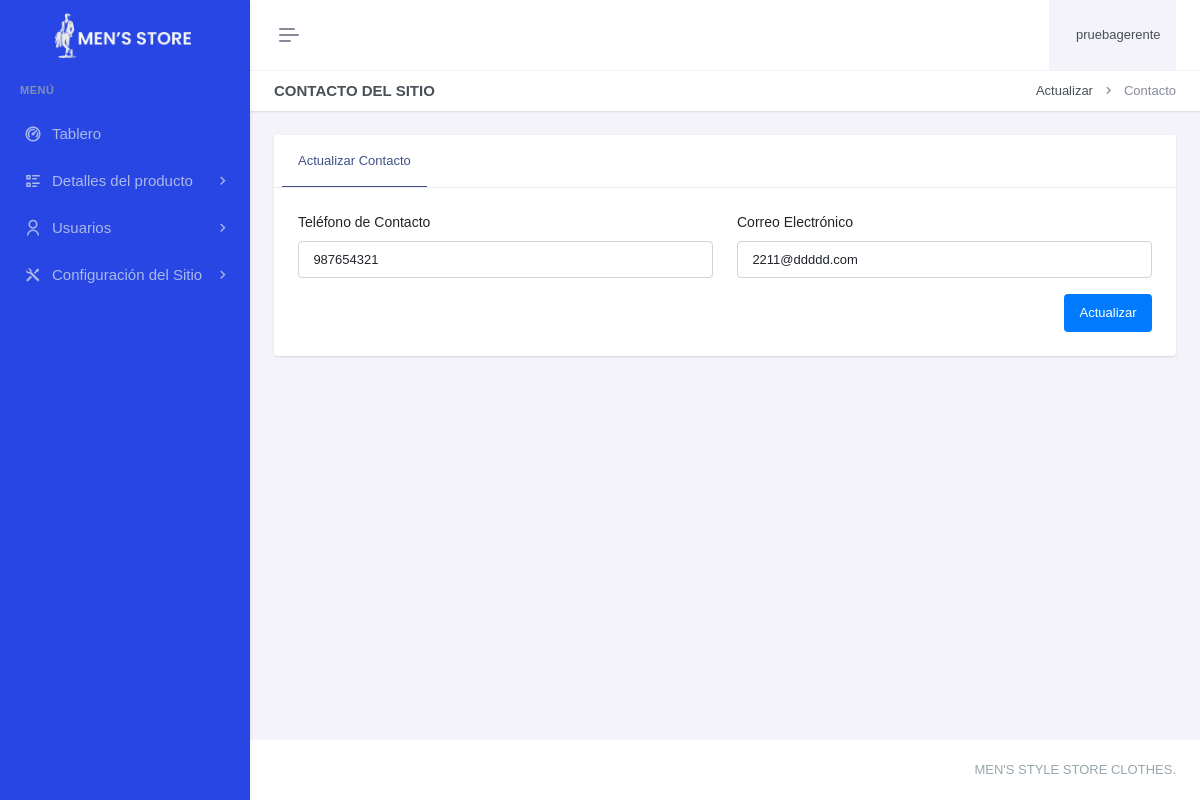
Before: /paneladministrador/configuracionsitio/contacto.php (signed in) with the older database file.
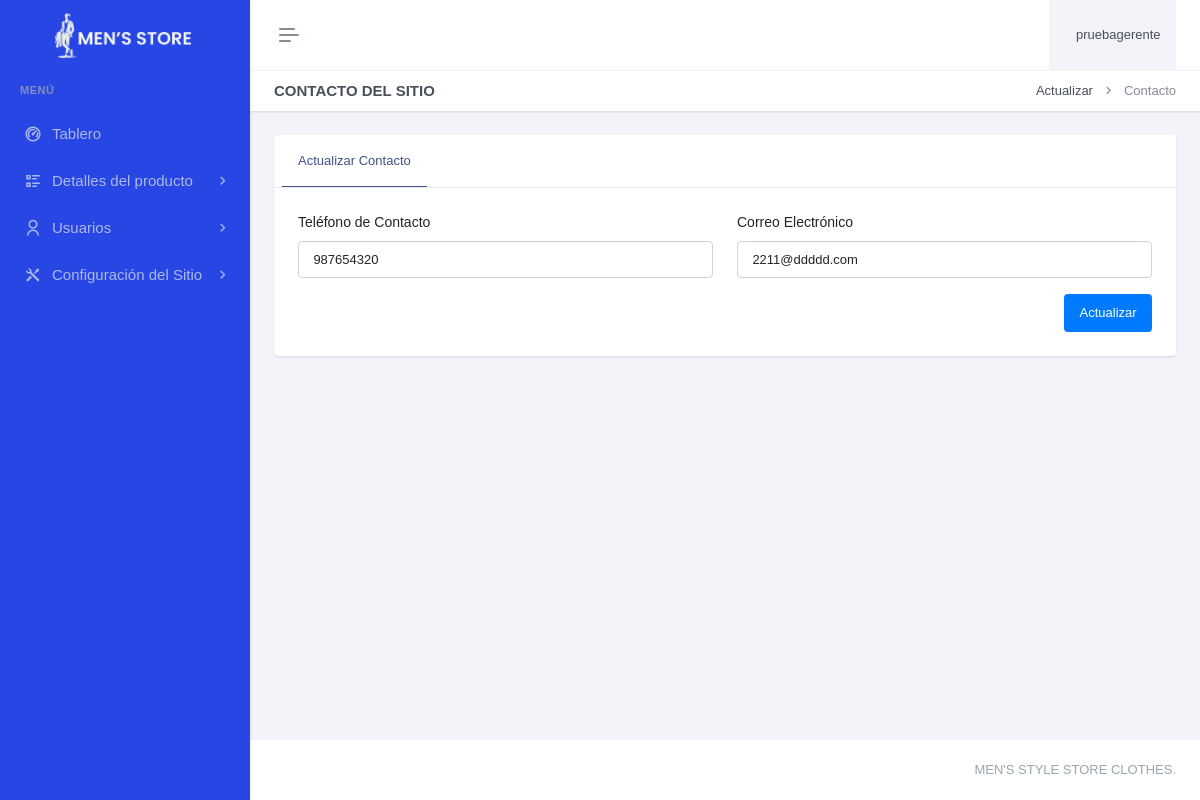
After: the same page with the newer database file.
### tables this page shows
CREATE TABLE `contacto` (
  `conId` int(11) NOT NULL,
  `conTelefono` char(9) DEFAULT NULL,
  `conEmail` varchar(100) DEFAULT NULL,
  `conFechaRegis` datetime DEFAULT current_timestamp() ON UPDATE current_timestamp()
);

### paneladministrador/configuracionsitio/contacto.php (the view, shortened to what this page needs)
<?php
include "../header.php";
include "../sidebar.php";
if ($_SERVER['REQUEST_METHOD'] == 'POST') {
    $contact_phone = trim($_POST['contact_phone']);
    $contact_email = trim($_POST['contact_email']);
    if (empty($contact_phone) || empty($contact_email)) {
        $error = 'Todos los campos son obligatorios.';
    } elseif (!preg_match('/^9\d{8}$/', $contact_phone)) {
        $error = 'El número de teléfono debe tener exactamente 9 dígitos.';
    } elseif (!filter_var($contact_email, FILTER_VALIDATE_EMAIL)) {
        $error = 'El correo electrónico no es válido.';
    } else {
        $query = "UPDATE contacto SET conTelefono = ?, conEmail = ? WHERE conId = 1";
        $stmt = $con->prepare($query);
        $stmt->bind_param('ss', $contact_phone, $contact_email);
        if ($stmt->execute()) {
            $success = 'Datos de contacto actualizados correctamente.';
        } else {
            $error = 'Error al actualizar los datos de contacto.';
        }
        $stmt->close();
    }
} else {
    $query = "SELECT conTelefono, conEmail FROM contacto WHERE conId = 1";
    $result = $con->query($query);
    $contact = $result->fetch_assoc();
    $contact_phone = $contact['conTelefono'];
    $contact_email = $contact['conEmail'];
}
?>
<div class="main-content">
    <div class="page-content">
        <div class="container-fluid">
            <div class="row">
                <div class="col-12">
                    <div class="page-title-box d-sm-flex align-items-center justify-content-between">
                        <h4 class="mb-sm-0">Contacto del Sitio</h4>
                        <div class="page-title-right">
                            <ol class="breadcrumb m-0">
                                <li class="breadcrumb-item"><a href="javascript: void(0);">Actualizar</a></li>
                                <li class="breadcrumb-item active">Contacto</li>
                            </ol>
                        </div>
                    </div>
                </div>
            </div>
            <div class="row">
                <div class="col-xxl-9">
                    <div class="card mt-xxl-n5">
                        <div class="card-header">
                            <ul class="nav nav-tabs-custom rounded card-header-tabs border-bottom-0" role="tablist">
                                <li class="nav-item">
                                    <a class="nav-link active" data-bs-toggle="tab" href="#contactDetails" role="tab" aria-selected="false">
                                        <i class="fas fa-home"></i> Actualizar Contacto
                                    </a>
                                </li>
                            </ul>
                        </div>
                        <div class="card-body p-4">
                            <div class="tab-content">
                                <div class="tab-pane active" id="contactDetails" role="tabpanel">
                                    <form method="POST" action="">
                                        <div class="row">
                                            <div class="col-lg-6">
                                                <div class="mb-3">
                                                    <label for="contact_phone" class="form-label">Teléfono de Contacto</label>
                                                    <input type="number" class="form-control" id="contact_phone" name="contact_phone" value="<?php echo htmlspecialchars($contact_phone); ?>" required>
                                                </div>
                                            </div>
                                            <div class="col-lg-6">
                                                <div class="mb-3">
                                                    <label for="contact_email" class="form-label">Correo Electrónico</label>
                                                    <input type="email" class="form-control" id="contact_email" name="contact_email" value="<?php echo htmlspecialchars($contact_email); ?>" required>
                                                </div>
                                            </div>
                                            <div class="col-lg-12">
                                                <div class="hstack gap-2 justify-content-end">
                                                    <button type="submit" class="btn btn-primary">Actualizar</button>
                                                </div>
                                            </div>
                                        </div>
                                    </form>
                                </div>
                            </div>
                        </div>
                    </div>
                </div>
            </div>
        </div>
    </div>
</div>
<?php include "../footer.php"; ?>

### paneladministrador/header.php (shortened to what this page needs)
<?php
if (!isset($_SESSION['admin_id'])) {
    header("Location: login.php");
} else {
    $username = $_SESSION['admin_username'];
}
?>
<!DOCTYPE html>
<html lang="es" data-layout="vertical" data-topbar="light" data-sidebar="dark" data-sidebar-size="lg" data-sidebar-image="none">
<head>
    <link href="/paneladministrador/recursos/css/bootstrap.min.css" rel="stylesheet" type="text/css" />
    <link href="/paneladministrador/recursos/css/icons.min.css" rel="stylesheet" type="text/css" />
    <link href="/paneladministrador/recursos/css/app.min.css" rel="stylesheet" type="text/css" />
</head>
<body>
    <div id="layout-wrapper">
        <header id="page-topbar">
            <div class="layout-width">
                <div class="navbar-header">
                    <div class="d-flex">
                        <button type="button" class="btn btn-sm px-3 fs-16 header-item vertical-menu-btn topnav-hamburger" id="topnav-hamburger-icon">
                            <span class="hamburger-icon">
                                <span></span>
                                <span></span>
                                <span></span>
                            </span>
                        </button>
                    </div>
                    <div class="d-flex align-items-center">
                        <div class="dropdown ms-sm-3 header-item topbar-user">
                            <button type="button" class="btn" id="page-header-user-dropdown" data-bs-toggle="dropdown" aria-haspopup="true" aria-expanded="false">
                                <span class="d-flex align-items-center">
                                    <span class="text-start ms-xl-2">
                                        <span class="d-xl-inline-block ms-1 fw-medium user-name-text"><?php print $username;?></span>
                                    </span>
                                </span>
                            </button>
                        </div>
                    </div>
                </div>
            </div>
        </header>

### paneladministrador/sidebar.php (shortened to what this page needs)
<div class="app-menu navbar-menu">
  <div class="navbar-brand-box">
    <a href="/paneladministrador/index.php" class="logo logo-light">
      <span class="logo-lg">
        <img src="/paneladministrador/recursos/images/mens-store.png" alt="logo" height="45">
      </span>
    </a>
  </div>
<div id="scrollbar">
    <div class="container-fluid">
      <ul class="navbar-nav" id="navbar-nav">
        <li class="menu-title"><span data-key="t-menu">Menú</span></li>
        <li class="nav-item">
                <a href="/paneladministrador/index.php" class="nav-link" data-key="t-analytics">  <i class="ri-dashboard-2-line"></i> <span data-key="t-dashboards"> Tablero </span></a>
              </li>
                      <li class="nav-item">
                            <a class="nav-link menu-link" href="#sidebarK" data-bs-toggle="collapse" role="button" aria-expanded="true" aria-controls="sidebarLanding">
                            <i class="ri-list-check-2"></i>
                            <span data-key="t-landing">Detalles del producto</span>
                            </a>
                        </li>
                        <li class="nav-item">
                            <a class="nav-link menu-link" href="#sidebarK" data-bs-toggle="collapse" role="button" aria-expanded="true" aria-controls="sidebarLanding">
                                <i class="ri-user-line"></i> <span data-key="t-landing">Usuarios</span>
                            </a>
                        </li>
                        <li class="nav-item">
                            <a class="nav-link menu-link" href="#sidebarK" data-bs-toggle="collapse" role="button" aria-expanded="true" aria-controls="sidebarLanding">
                                <i class="ri-tools-fill"></i> <span data-key="t-landing"> Configuración del Sitio </span>
                            </a>
                        </li>
      </ul>
    </div>
  </div>
  <div class="sidebar-background"></div>
</div>

### paneladministrador/footer.php (shortened to what this page needs)
    <footer class="footer">
        <div class="container-fluid">
            <div class="row">
                <div class="col-sm-6">
                </div>
                <div class="col-sm-6">
                    <div class="text-sm-end d-none d-sm-block">
                        MEN'S STYLE STORE CLOTHES.
                    </div>
                </div>
            </div>
        </div>
    </footer>
</div>
</body>
</html>

Changed rows visible on the page:
changed contacto "2211@ddddd.com": contact_phone "987654321" → "987654320"
